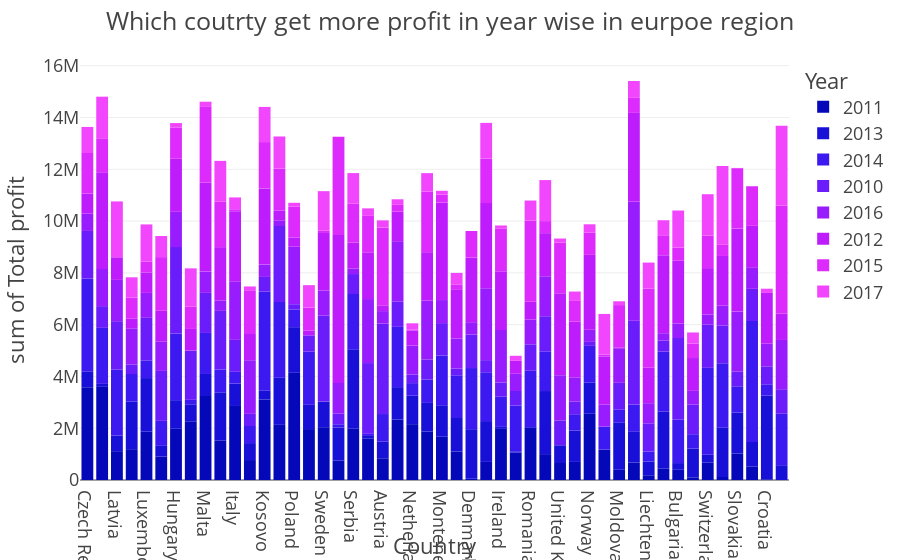

Write notebook code for a chart like this one.
### Markdown cell above
# Observation

### Code cell
#Let's visualize the europe country with total profit in which year
fig =px.histogram(europe,x='Country',y='Total profit',color='Year',color_discrete_sequence=px.colors.sequential.Plotly3)
fig.update_layout(title='Which coutrty get more profit in year wise in eurpoe region',
 template='presentation')
fig.update_traces(textposition='inside')
fig.show()
pio.write_image(fig, "hist1.png")

### Figure 1 — Plotly figure (JSON) as saved in the notebook; plotly's stock layout.template omitted (floating-point values rounded to 4 significant figures; data arrays with more than 128 entries replaced by an {"elided": "..."} marker saying what was removed)
{"data": [{"alignmentgroup": "True", "bingroup": "x", "histfunc": "sum", "hovertemplate": "Year=2011<br>Country=%{x}<br>sum of Total profit=%{y}<extra></extra>", "legendgroup": "2011", "marker": {"color": "#0508b8", "pattern": {"shape": ""}}, "name": "2011", "offsetgroup": "2011", "orientation": "v", "showlegend": true, "textposition": "inside", "type": "histogram", "x": {"elided": "175 str values"}, "xaxis": "x", "y": {"elided": "175 float values"}, "yaxis": "y"}, {"alignmentgroup": "True", "bingroup": "x", "histfunc": "sum", "hovertemplate": "Year=2013<br>Country=%{x}<br>sum of Total profit=%{y}<extra></extra>", "legendgroup": "2013", "marker": {"color": "#1910d8", "pattern": {"shape": ""}}, "name": "2013", "offsetgroup": "2013", "orientation": "v", "showlegend": true, "textposition": "inside", "type": "histogram", "x": {"elided": "158 str values"}, "xaxis": "x", "y": {"elided": "158 float values"}, "yaxis": "y"}, {"alignmentgroup": "True", "bingroup": "x", "histfunc": "sum", "hovertemplate": "Year=2014<br>Country=%{x}<br>sum of Total profit=%{y}<extra></extra>", "legendgroup": "2014", "marker": {"color": "#3c19f0", "pattern": {"shape": ""}}, "name": "2014", "offsetgroup": "2014", "orientation": "v", "showlegend": true, "textposition": "inside", "type": "histogram", "x": {"elided": "188 str values"}, "xaxis": "x", "y": {"elided": "188 float values"}, "yaxis": "y"}, {"alignmentgroup": "True", "bingroup": "x", "histfunc": "sum", "hovertemplate": "Year=2010<br>Country=%{x}<br>sum of Total profit=%{y}<extra></extra>", "legendgroup": "2010", "marker": {"color": "#6b1cfb", "pattern": {"shape": ""}}, "name": "2010", "offsetgroup": "2010", "orientation": "v", "showlegend": true, "textposition": "inside", "type": "histogram", "x": {"elided": "166 str values"}, "xaxis": "x", "y": {"elided": "166 float values"}, "yaxis": "y"}, {"alignmentgroup": "True", "bingroup": "x", "histfunc": "sum", "hovertemplate": "Year=2016<br>Country=%{x}<br>sum of Total profit=%{y}<extra></extra>", "legendgroup": "2016", "marker": {"color": "#981cfd", "pattern": {"shape": ""}}, "name": "2016", "offsetgroup": "2016", "orientation": "v", "showlegend": true, "textposition": "inside", "type": "histogram", "x": {"elided": "175 str values"}, "xaxis": "x", "y": {"elided": "175 float values"}, "yaxis": "y"}, {"alignmentgroup": "True", "bingroup": "x", "histfunc": "sum", "hovertemplate": "Year=2012<br>Country=%{x}<br>sum of Total profit=%{y}<extra></extra>", "legendgroup": "2012", "marker": {"color": "#bf1cfd", "pattern": {"shape": ""}}, "name": "2012", "offsetgroup": "2012", "orientation": "v", "showlegend": true, "textposition": "inside", "type": "histogram", "x": {"elided": "202 str values"}, "xaxis": "x", "y": {"elided": "202 float values"}, "yaxis": "y"}, {"alignmentgroup": "True", "bingroup": "x", "histfunc": "sum", "hovertemplate": "Year=2015<br>Country=%{x}<br>sum of Total profit=%{y}<extra></extra>", "legendgroup": "2015", "marker": {"color": "#dd2bfd", "pattern": {"shape": ""}}, "name": "2015", "offsetgroup": "2015", "orientation": "v", "showlegend": true, "textposition": "inside", "type": "histogram", "x": {"elided": "160 str values"}, "xaxis": "x", "y": {"elided": "160 float values"}, "yaxis": "y"}, {"alignmentgroup": "True", "bingroup": "x", "histfunc": "sum", "hovertemplate": "Year=2017<br>Country=%{x}<br>sum of Total profit=%{y}<extra></extra>", "legendgroup": "2017", "marker": {"color": "#f246fe", "pattern": {"shape": ""}}, "name": "2017", "offsetgroup": "2017", "orientation": "v", "showlegend": true, "textposition": "inside", "type": "histogram", "x": ["Netherlands", "Russia", "Poland", "United Kingdom", "Bulgaria", "Switzerland", "Latvia", "Germany", "Sweden", "Norway", "Estonia", "Belarus", "Austria", "Monaco", "Ireland", "Croatia", "Greece", "Albania", "Spain", "San Marino", "Ukraine", "Georgia", "Serbia", "Andorra", "Sweden", "Czech Republic", "Lithuania", "Georgia", "Romania", "Belarus", "Macedonia", "Kosovo", "France", "Macedonia", "Montenegro", "Ukraine", "France", "Germany", "Slovenia", "Iceland", "Czech Republic", "San Marino", "Russia", "Macedonia", "Switzerland", "Greece", "Greece", "Kosovo", "Germany", "Andorra", "Bulgaria", "Luxembourg", "Estonia", "Italy", "Finland", "United Kingdom", "Spain", "Latvia", "Spain", "Slovakia", "Macedonia", "Iceland", "Netherlands", "Norway", "Macedonia", "Latvia", "Latvia", "Finland", "San Marino", "Cyprus", "Moldova ", "Croatia", "Vatican City", "Vatican City", "Belgium", "Cyprus", "Kosovo", "Germany", "Ukraine", "Armenia", "Austria", "Ukraine", "Macedonia", "Bulgaria", "San Marino", "Netherlands", "Georgia", "Slovenia", "Liechtenstein", "Macedonia", "United Kingdom", "Armenia", "Romania", "Finland", "Hungary", "Luxembourg", "Finland", "Montenegro", "Ireland", "Malta", "Andorra", "Spain", "Latvia", "Greece", "Liechtenstein", "Belarus"], "xaxis": "x", "y": [109600.0, 11930.0, 150000.0, 82090.0, 67550.0, 1529000.0, 317300.0, 868600.0, 1506000.0, 37810.0, 131700.0, 278500.0, 241500.0, 194600.0, 44290.0, 73190.0, 4035.0, 289900.0, 416200.0, 1085000.0, 993840, 341400.0, 1172105, 185900.0, 11410.0, 36260.0, 441800.0, 66470.0, 705800.0, 119300.0, 935500.0, 435200.0, 199300.0, 388400.0, 63280.0, 115700.0, 15360.0, 65840.0, 1433000.0, 146400.0, 970400.0, 115700.0, 1229000.0, 381800.0, 64720.0, 1425000.0, 125100.0, 296400.0, 257700.0, 104000.0, 99440.0, 882700.0, 652900.0, 455800.0, 120800.0, 40250.0, 267100.0, 13960.0, 560200.0, 10540.0, 146300.0, 214600.0, 124300.0, 276600.0, 89970.0, 793700.0, 531500.0, 571800.0, 160000.0, 59830.0, 147000.0, 90770.0, 1017000.0, 552300.0, 148300.0, 520700.0, 626100.0, 391400.0, 343400.0, 399200.0, 30200.0, 154600.0, 532300.0, 1262000.0, 15840.0, 1389.0, 19690.0, 1601000.0, 889600.0, 608600.0, 30600.0, 414300.0, 62750.0, 32880.0, 172400.0, 547500.0, 139100.0, 86000.0, 83470.0, 177100.0, 360500.0, 236500.0, 500900.0, 23040.0, 111900.0, 316700.0], "yaxis": "y"}], "layout": {"barmode": "relative", "legend": {"title": {"text": "Year"}, "tracegroupgap": 0}, "margin": {"t": 60}, "title": {"text": "Which coutrty get more profit in year wise in eurpoe region"}, "xaxis": {"anchor": "y", "domain": [0, 1], "title": {"text": "Country"}}, "yaxis": {"anchor": "x", "domain": [0, 1], "title": {"text": "sum of Total profit"}}}}
